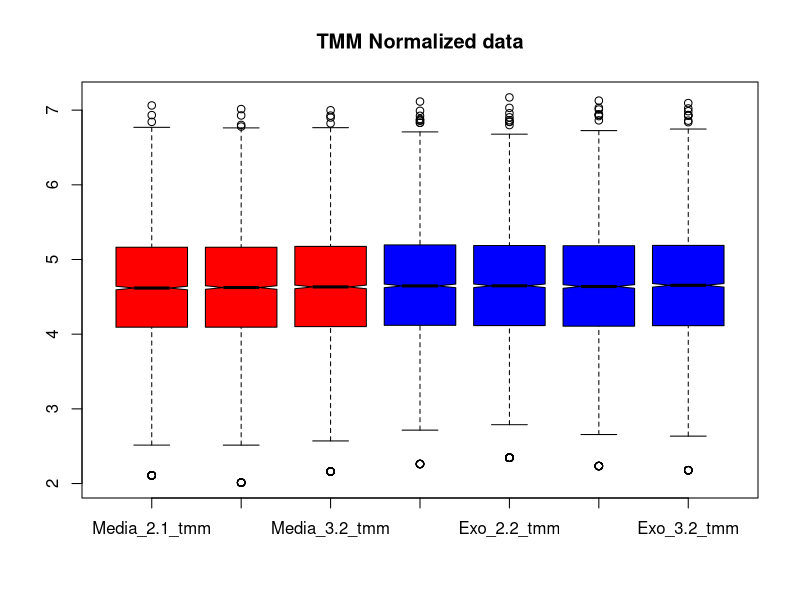
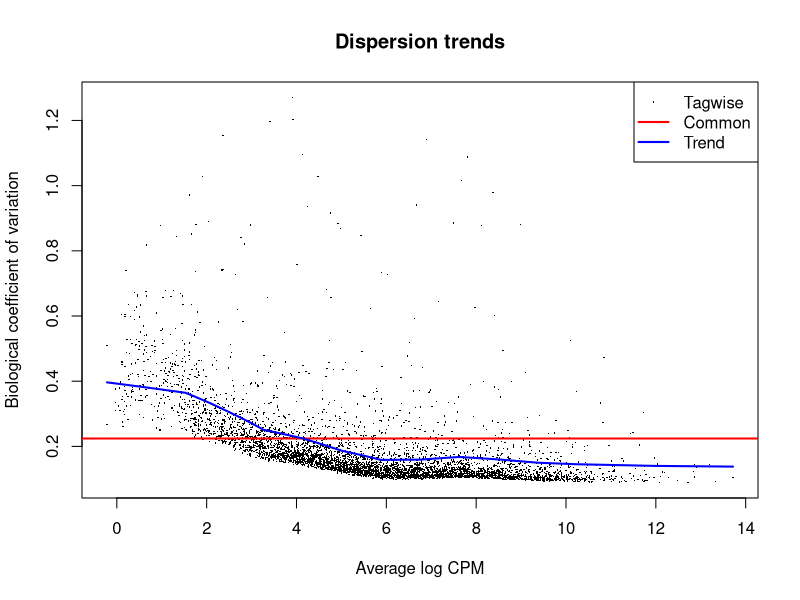
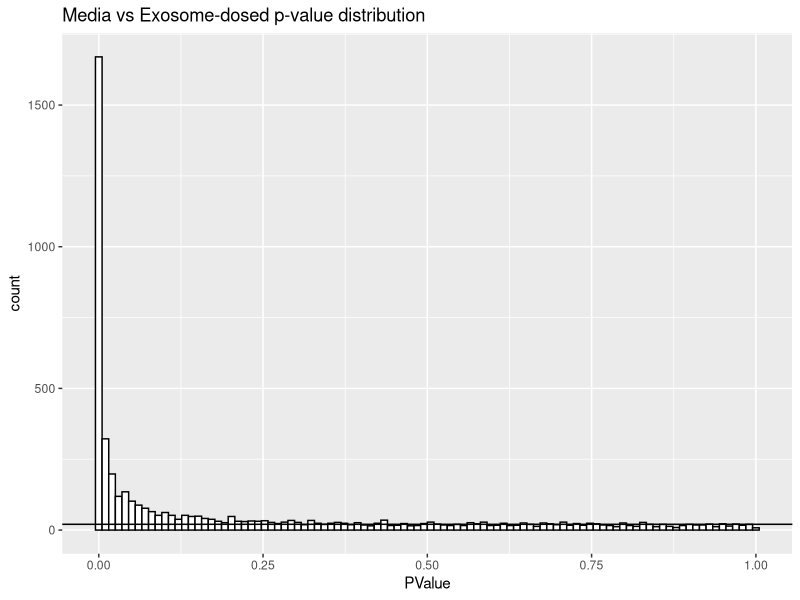
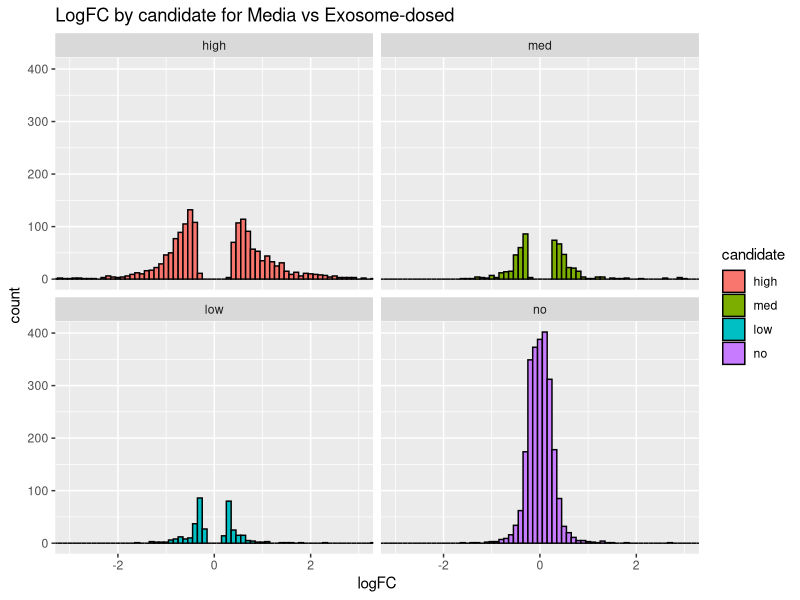
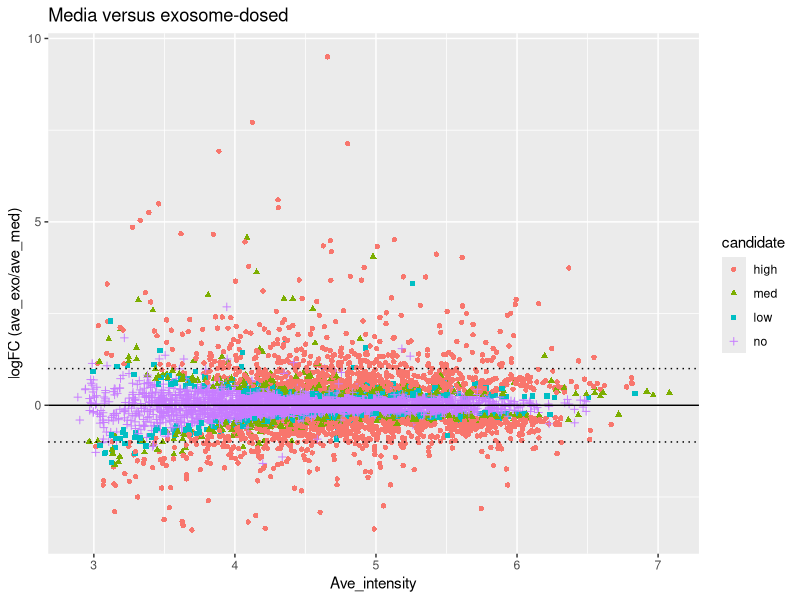
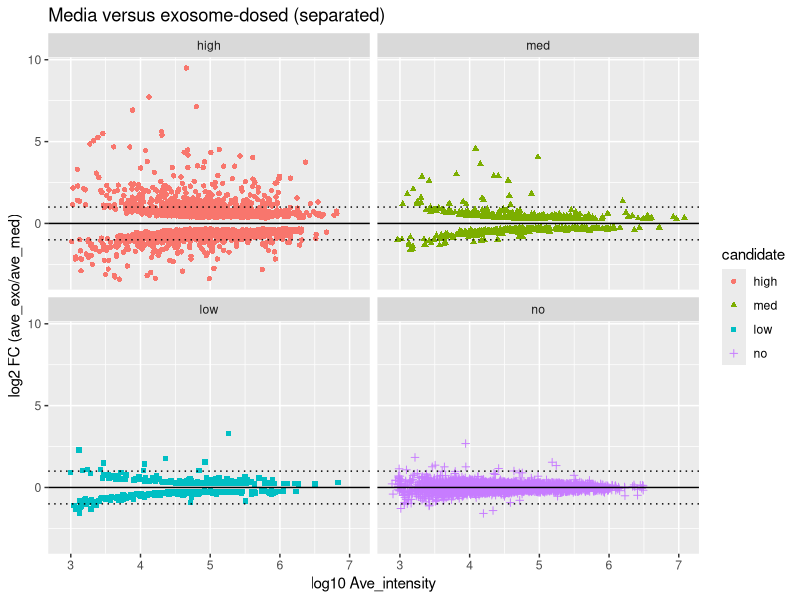
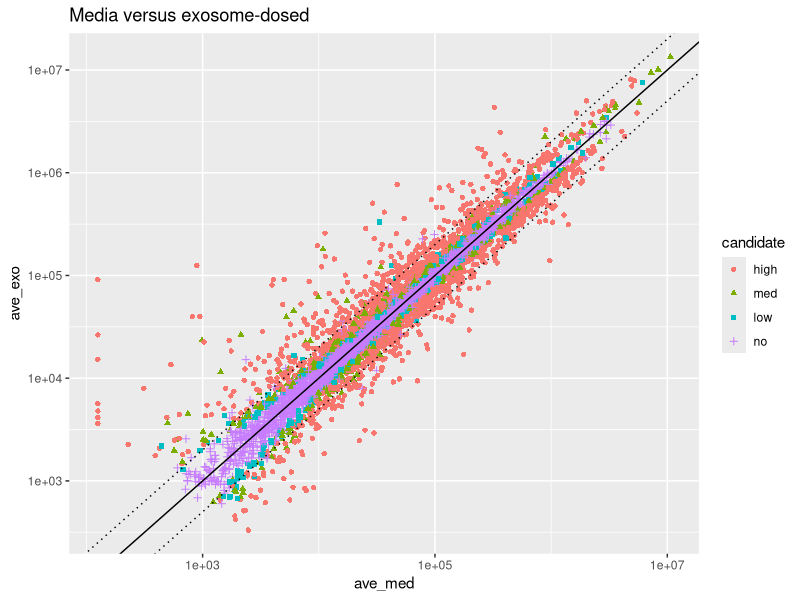
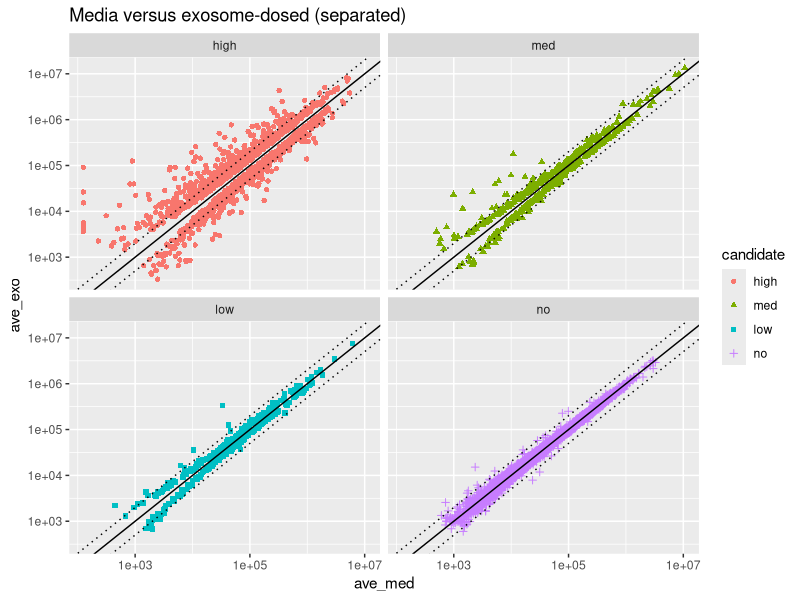

The R script that drew these images, in order:

# load libraries
library("tidyverse")
library("psych")
library("gridExtra")
library("scales")
library("limma") 
library("edgeR") 

# read the grouped protein summary file
paw_raw <- read_tsv("grouped_protein_summary_TMT_8_sorted.txt", skip = 4,
                    n_max = 5427, guess_max = 5427)

# extract protein accession column and TMT data
# need to exclude any rows with an entry in "Filter" column
# there are also 4 unused channels (of 11-plex slots)
paw_tmt <- paw_raw %>% 
  filter(., is.na(Filter)) %>%
  select(Accession, starts_with("TotInt_")) %>%
  select(-contains("127N"), -contains("128N"), -contains("130N"), -contains("131C"))

# separate accessions from the data
accession <- paw_tmt$Accession
paw_tmt <- paw_tmt %>% select(-Accession)

# rename the columns and gather the conditions
colnames(paw_tmt) <- c("Media_2.1", "Exo_2.1", "Exo_2.2", "Media_2.2",
                      "Exo_3.1", "Exo_3.2", "Media_3.2")
paw_tmt <- paw_tmt %>% select(contains("Media"), contains("Exo"))

head(paw_tmt)
nrow(paw_tmt)

# load data into DGEList object
group <- c(rep("media", 3), rep("exosome", 4))
y <- DGEList(counts = paw_tmt, group = group, genes = accession)
y$samples

# run the TMM normalization
y <- calcNormFactors(y)

# set colors for plotting
color <- c(rep("red", 3), rep("blue", 4))

# function to compute the normalized intensities
apply_tmm_factors <- function(y, color = NULL, plot = TRUE) {
    # computes the tmm normalized data from the DGEList object
        # y - DGEList object
        # returns a dataframe with normalized intensities
    
    # compute grand total (library size) scalings
    lib_facs <- mean(y$samples$lib.size) / y$samples$lib.size

    # the TMM factors are library adjustment factors (so divide by them)
    norm_facs <- lib_facs / y$samples$norm.factors
    cat("Overall Factors (lib.size+TMM):\n", sprintf("%-5s -> %f\n", 
                                                     colnames(y$counts), norm_facs))

    # compute the normalized data as a new data frame
    tmt_tmm <- as.data.frame(sweep(y$counts, 2, norm_facs, FUN = "*"))
    colnames(tmt_tmm) <- str_c(colnames(y$counts), "_tmm")
    
    # visualize results and return data frame
    if(plot == TRUE) {
        boxplot(log10(tmt_tmm), col = color, notch = TRUE, main = "TMM Normalized data")
    }
    tmt_tmm
}

# get the normalized data values
paw_tmt_tmm <- apply_tmm_factors(y, color)

# we need to get dispersion estimates
y <- estimateDisp(y)
plotBCV(y, main = "Dispersion trends")

collect_results <- function(df, tt, x, xlab, y, ylab) {
    # Computes new columns and extracts some columns to make results frame
        # df - data in data.frame
        # tt - top tags from edgeR test
        # x - columns for first condition
        # xlab - label for x
        # y - columns for second condition
        # ylab - label for y
        # returns a new dataframe
    
    # condition average vectors
    ave_x <- rowMeans(df[x])
    ave_y <- rowMeans(df[y])
    
    # FC, direction, candidates
    fc <- ifelse(ave_y > ave_x, (ave_y / ave_x), (-1 * ave_x / ave_y))
    direction <- ifelse(ave_y > ave_x, "up", "down")
    candidate <- cut(tt$FDR, breaks = c(-Inf, 0.01, 0.05, 0.10, 1.0), 
                     labels = c("high", "med", "low", "no"))

    # make data frame
    temp <- cbind(df[c(x, y)], data.frame(logFC = tt$logFC, FC = fc, 
                                          PValue = tt$PValue, FDR = tt$FDR, 
                                          ave_x = ave_x, ave_y = ave_y, 
                                          direction = direction, candidate = candidate, 
                                          Acc = tt$genes)) 
    
    # fix column headers for averages
    names(temp)[names(temp) %in% c("ave_x", "ave_y")]  <- str_c("ave_", c(xlab, ylab))    
    
    temp # return the data frame
}

# compute the exact test models, p-values, FC, etc.
et <- exactTest(y, pair = c("media", "exosome"))

# define variables for the columns in each condition
M <- 1:3
E <- 4:7

# make the results table 
tt <- topTags(et, n = Inf, sort.by = "none")$table
med_exo <- collect_results(paw_tmt_tmm, tt, M, "med", E, "exo")

pvalue_plot <- function(results, title) {
    # Makes p-value distribution plots
        # results - results data frame
        # title - plot title
    ggplot(results, aes(PValue)) + 
        geom_histogram(bins = 100, fill = "white", color = "black") +
        geom_hline(yintercept = mean(hist(results$PValue, breaks = 100, 
                                     plot = FALSE)$counts[26:100])) +
        ggtitle(str_c(title, " p-value distribution"))
}

# check the p-value distrubution
pvalue_plot(med_exo, "Media vs Exosome-dosed")

# see how many up and down candidates (10% FDR)
summary(decideTests(et, p.value = 0.10))

# see which proteins have the smallest p-values
topTags(et)$table

# see how many candidates are in each category
med_exo %>% count(candidate)

log2FC_plots <- function(results, range, title) {
    # Makes faceted log2FC plots by candidate
        # results - results data frame
        # range - plus/minus log2 x-axis limits
        # title - plot title
    ggplot(results, aes(x = logFC, fill = candidate)) +
        geom_histogram(binwidth=0.1, color = "black") +
        facet_wrap(~candidate) +
        ggtitle(title) + 
        coord_cartesian(xlim = c(-range, range))
}

# can look at log2FC distributions as a check
log2FC_plots(med_exo, 3, "LogFC by candidate for Media vs Exosome-dosed")

transform <- function(results, x, y) {
    # Make data frame with some transformed columns
        # results - results data frame
        # x - columns for x condition
        # y - columns for y condition
        # return new data frame
    df <- data.frame(log10((results[x] + results[y])/2), 
                     log2(results[y] / results[x]), 
                     results$candidate,
                     -log10(results$FDR))
    colnames(df) <- c("A", "M", "candidate", "P")
    df # return the frame
}

MA_plots <- function(results, x, y, title, make_facet = TRUE) {
    # makes MA-plot DE candidate ggplots
        # results - data frame with edgeR results and some condition average columns
        # x - string for x-axis column
        # y - string for y-axis column
        # title - title string to use in plots
        # make_facet - flag to plot facet views
        # returns a list of plots 
    
    # uses transformed data
    temp <- transform(results, x, y)
    
    # 2-fold change lines
    ma_lines <- list(geom_hline(yintercept = 0.0, color = "black"),
                     geom_hline(yintercept = 1.0, color = "black", linetype = "dotted"),
                     geom_hline(yintercept = -1.0, color = "black", linetype = "dotted"))

    # make main MA plot
    ma <- ggplot(temp, aes(x = A, y = M)) +
        geom_point(aes(color = candidate, shape = candidate)) +
        scale_y_continuous(paste0("logFC (", y, "/", x, ")")) +
        scale_x_continuous("Ave_intensity") +
        ggtitle(title) + 
        ma_lines
    
    # make separate MA plots
    if (make_facet == TRUE) {
        ma_facet <- ggplot(temp, aes(x = A, y = M)) +
            geom_point(aes(color = candidate, shape = candidate)) +
            scale_y_continuous(paste0("log2 FC (", y, "/", x, ")")) +
            scale_x_continuous("log10 Ave_intensity") +
            ma_lines +
            facet_wrap(~ candidate) +
            ggtitle(str_c(title, " (separated)"))
    }

    # make the plots visible
    print(ma)
    if (make_facet == TRUE) {
        print(ma_facet)
    }
}    

# MA plots of DE candidates
MA_plots(med_exo, "ave_med", "ave_exo", "Media versus exosome-dosed")

scatter_plots <- function(results, x, y, title, make_facet = TRUE) {
    # makes scatter-plot DE candidate ggplots
        # results - data frame with edgeR results and some condition average columns
        # x - string for x-axis column
        # y - string for y-axis column
        # title - title string to use in plots
        # make_facet - flag to plot facet views
        # returns a list of plots
    
    # 2-fold change lines
    scatter_lines <- list(geom_abline(intercept = 0.0, slope = 1.0, color = "black"),
                          geom_abline(intercept = 0.301, slope = 1.0, color = "black", linetype = "dotted"),
                          geom_abline(intercept = -0.301, slope = 1.0, color = "black", linetype = "dotted"),
                          scale_y_log10(),
                          scale_x_log10())

    # make main scatter plot
    scatter <- ggplot(results, aes_string(x, y)) +
        geom_point(aes(color = candidate, shape = candidate)) +
        ggtitle(title) + 
        scatter_lines

    # make separate scatter plots
    if (make_facet == TRUE) {
        scatter_facet <- ggplot(results, aes_string(x, y)) +
            geom_point(aes(color = candidate, shape = candidate)) +
            scatter_lines +
            facet_wrap(~ candidate) +
            ggtitle(str_c(title, " (separated)")) 
    }

    # make the plots visible
    print(scatter)
    if (make_facet == TRUE) {
        print(scatter_facet)
    }
}

scatter_plots(med_exo, "ave_med", "ave_exo", "Media versus exosome-dosed")

volcano_plot <- function(results, x, y, title, ymax) {
    # makes a volcano plot
        # results - a data frame with edgeR results
        # x - string for the x-axis column
        # y - string for y-axis column
        # ymax - upper limit for y-axis
        # title - plot title string
    
    # uses transformed data
    temp <- transform(results, x, y)
    
    # build the plot
    ggplot(temp, aes(x = M, y = P)) +
        geom_point(aes(color = candidate, shape = candidate)) +
        xlab("log2 FC") +
        ylab("-log10 FDR") +
        coord_cartesian(xlim = c(-5, 5), ylim = c(0, ymax)) + 
        ggtitle(str_c(title, " Volcano Plot"))
}

# finally, a volcano plot
volcano_plot(med_exo, "ave_med", "ave_exo", "Media versus exosome-dosed", 50)

# function to extract the identifier part of the accesssion
get_identifier <- function(accession) {
    identifier <- str_split(accession, "\\|", simplify = TRUE)
    identifier[,3]
}

set_plot_dimensions <- function(width_choice, height_choice) {
    options(repr.plot.width=width_choice, repr.plot.height=height_choice)
}

plot_top_tags <- function(results, nleft, nright, top_tags) {
    # results should have data first, then test results (two condition summary table)
    # nleft, nright are number of data points in each condition
    # top_tags is number of up and number of down top DE candidates to plot
    # get top up-regulated
    up <- results %>% 
        filter(logFC >= 0) %>%
        arrange(FDR)
    up <- up[1:top_tags, ]
    
    # get top down-regulated
    down <- results %>% 
        filter(logFC < 0) %>%
        arrange(FDR)
    down <- down[1:top_tags, ]
    
    # pack them
    proteins <- rbind(up, down)
        
    color = c(rep("red", nleft), rep("blue", nright))
    for (row_num in 1:nrow(proteins)) {
        row <- proteins[row_num, ]
        vec <- as.vector(unlist(row[1:(nleft + nright)]))
        names(vec) <- colnames(row[1:(nleft + nright)])
        title <- str_c(get_identifier(row$Acc), ", int: ", scientific(mean(vec), 2), 
                       ", p-val: ", scientific(row$FDR, digits = 3), 
                       ", FC: ", round(row$FC, digits = 1))
        barplot(vec, col = color, main = title)
    }    
}

# plot the top 10 up and 10 down proteins
set_plot_dimensions(7, 4)
plot_top_tags(med_exo, 3, 4, 10)
set_plot_dimensions(7, 7)

# copy the data
limma_PAW <- paw_tmt_tmm
row.names(limma_PAW) <- accession # add accessions as row names

# set up the design matrix and the contrast
group <- as.factor(c(rep("media", 3), rep("exosome", 4)))
group <- factor(group, levels(group)[c(2, 1)]) # set the factor order
design <- model.matrix(~ 0 + group)
colnames(design) <- c("media", "exosome")
contrast <- makeContrasts(exosome-media, levels = design)

# do the linear model fitting
data_limma <- log2(limma_PAW[c(M, E)])
fit <- lmFit(data_limma, design)

# get the fit for the contrast of interest
fit2 <- contrasts.fit(fit, contrast)

# do the empirical Bayes moderation of the test statistic
fit2 <- eBayes(fit2, trend = TRUE)

# grab the information in topTable so we can get the data to plot candidates
# the coef parameter has to do with the contrast of interest
# specify no sorting of results and a number that is longer than the data table
tt_limma <- topTable(fit2, coef = 1, sort.by = "none", number = Inf)

# let's see how many up and down candidates, and the top tags
summary(decideTests(fit2, p.value = 0.10))
topTable(fit2)

# add average ratio columns (non-logged ratios), fold-change column, and row names
limma_PAW$ave_med <- rowMeans(paw_tmt_tmm[M])
limma_PAW$ave_exo  <- rowMeans(paw_tmt_tmm[E])
limma_PAW$logFC <- log2(limma_PAW$ave_exo / limma_PAW$ave_med)
limma_PAW$FC <- ifelse(limma_PAW$ave_exo > limma_PAW$ave_med, 
                          (limma_PAW$ave_exo / limma_PAW$ave_med), 
                          (-1 * limma_PAW$ave_med / limma_PAW$ave_exo))
limma_PAW$Acc <- accession

# statisticl test results
limma_PAW$PValue <- tt_limma$P.Value
limma_PAW$FDR <- tt_limma$adj.P.Val

# add a DE candidate status column
limma_PAW$candidate <- cut(limma_PAW$FDR, breaks = c(-Inf, 0.01, 0.05, 0.10, 1.0), 
                           labels = c("high", "med", "low", "no"))

# count candidates
print("Candidate Counts:")
summary(limma_PAW$candidate)

# what does the test p-value distribution look like?
pvalue_plot(limma_PAW, "PAW data with limma")

# can look at log2FC distributions as a check
log2FC_plots(med_exo, 3, "LogFC by candidate for edgeR")
log2FC_plots(limma_PAW, 3, "LogFC by candidate for limma")

MA_plots(med_exo, "ave_med", "ave_exo", "PAW edgeR results")
MA_plots(limma_PAW, "ave_med", "ave_exo", "PAW limma results")

#scatter_plots(med_exo, "ave_med", "ave_exo", "PAW edgeR results")
#scatter_plots(ttest_PAW, "ave_med", "ave_exo", "PAW t-test results")

# compare volcano plots
volcano_plot(med_exo, "ave_med", "ave_exo", "PAW edgeR results", 40)
volcano_plot(med_exo, "ave_med", "ave_exo", "PAW edgeR results (expanded y-axis)", 6)
volcano_plot(limma_PAW, "ave_med", "ave_exo", "PAW limma results", 6)

set_plot_dimensions(7, 4)
plot_top_tags(limma_PAW, 3, 4, 10)
set_plot_dimensions(7, 7)

for (cutoff in c(0.10, 0.05, 0.01)) {
    edgeR <- get_identifier(filter(med_exo, FDR < cutoff)$Acc)
    limma <- get_identifier(filter(limma_PAW, FDR < cutoff)$Acc)
    cat("cutoff:", cutoff, "\n")
    cat("number of candidates (edgeR, limma):", length(edgeR), length(limma), "\n")

    x_union <- union(edgeR, limma)
    x_intersect <- intersect(edgeR, limma)
    unique_edgeR <- setdiff(edgeR, limma)
    unique_limma <- setdiff(limma, edgeR)

    cat("union and intersection:", length(x_union), length(x_intersect), "\n")
    cat("intersection out of union:", round(length(x_intersect)/length(x_union), 2), "\n")
    cat("intersection out of edgeR:", round(length(x_intersect)/length(edgeR), 2), "\n")
    cat("intersection out of limma:", round(length(x_intersect)/length(limma), 2), "\n")
    cat("unique to each (edgeR, limma):", length(unique_edgeR), 
        length(unique_limma), "\n\n")
}

edgeR_candidates <- get_identifier(filter(med_exo, FDR < 0.10)$Acc)
limma_candidates <- get_identifier(filter(limma_PAW, FDR < 0.10)$Acc)
unique_edgeR_candidates <- setdiff(edgeR_candidates, limma_candidates)
unique_limma_candidates <- setdiff(limma_candidates, edgeR_candidates)

cat("Candidates in limma but not candidate (<0.1) in edgeR")
interesting_limma <- setdiff(unique_limma_candidates, edgeR_candidates)
length(interesting_limma)
cat("Candidates in edgeR but not candidate (<0.1) in limma")
interesting_edgeR <- setdiff(unique_edgeR_candidates, limma_candidates)
length(interesting_edgeR)

# these are high in limma but not high in edgeR (74)
interesting <- setdiff(unique_limma, edgeR_candidates) # high in limma but not a candidate in edgeR
not_interesting <- setdiff(unique_limma, interesting) # high in limma and also a candidate in edgeR
cat(length(interesting), length(not_interesting))

plot_selected <- function(results, nleft, nright, selected) {
    # results should have data first, then test results (two condition summary table)
    # nleft, nright are number of data points in each condition
    # selected is list of identifiers to plot
    proteins <- results
    proteins$ident <- get_identifier(results$Acc)
    proteins <- filter(proteins, ident %in% selected)
        
    color = c(rep("red", nleft), rep("blue", nright))
    for (row_num in 1:nrow(proteins)) {
        row <- proteins[row_num, ]
        vec <- as.vector(unlist(row[1:(nleft + nright)]))
        names(vec) <- colnames(row[1:(nleft + nright)])
        title <- str_c(row$ident, ", int: ", scientific(mean(vec), 2), 
                       ", p-val: ", scientific(row$FDR, digits = 3), 
                       ", FC: ", round(row$FC, digits = 1))
        barplot(vec, col = color, main = title)
    }    
}

#set_plot_dimensions(7, 4)
#plot_selected(limma_PAW, 3, 4, sample(not_interesting, 10))
#set_plot_dimensions(7, 7)

# plot the t-test candidates that were not significant in edgeR
#set_plot_dimensions(7, 4)
#plot_selected(limma_PAW, 3, 4, interesting)
#set_plot_dimensions(7, 7)

set_plot_dimensions(7, 7)
volcano_plot_facet <- function(results, x, y, other, title, ymax) {
    # makes a volcano plot
        # results - a data frame with edgeR results
        # x - string for the x-axis column
        # y - string for y-axis column
        # ymax - upper limit for y-axis
        # title - plot title string
        # other - candidate flags from the other test
    
    # uses transformed data
    temp <- transform(results, x, y)
    temp$other <- other
    
    # build the plot
    ggplot(temp, aes(x = M, y = P)) +
        geom_point(aes(color = candidate, shape = candidate), alpha = 0.5) +
        xlab("log2 FC") +
        ylab("-log10 FDR") +
        coord_cartesian(xlim = c(-5, 5), ylim = c(0, ymax)) + 
        facet_wrap(~ other) +
        ggtitle(str_c(title, " Volcano Plot"))
}

# cross-candidate faceted volcano plots
volcano_plot_facet(med_exo, "ave_med", "ave_exo", str_c("limma_", limma_PAW$candidate), 
                   "edgeR faceted by limma candidate", 10)

# with the tests switched
volcano_plot_facet(limma_PAW, "ave_med", "ave_exo", str_c("edgeR_", med_exo$candidate), 
                   "limma faceted by edgeR candidate", 6)

# save the testing results
#write.table(med_exo, file = "KUR1502_results.txt", sep = "\t",
#            row.names = FALSE, na = " ")

# log the session
sessionInfo()
